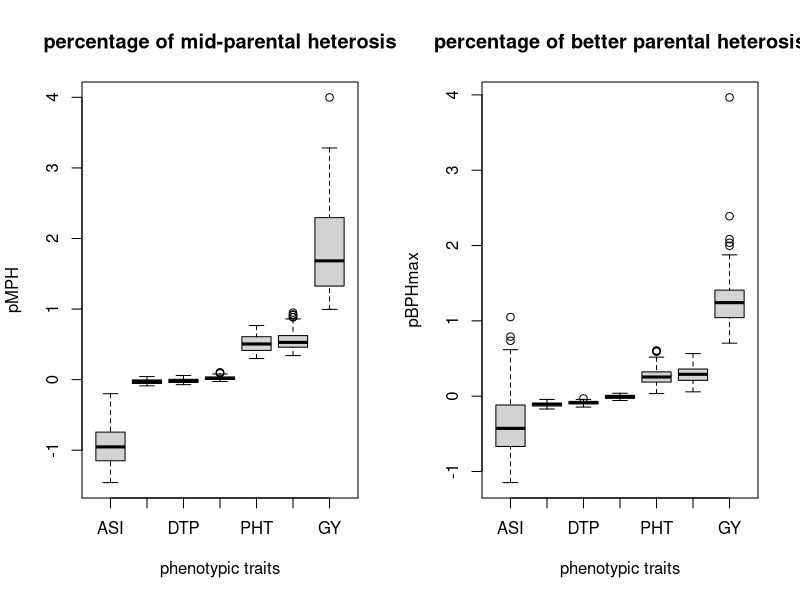

This chart was generated by the following R code:
# Jinliang Yang
# Octo. 27th, 2014
# purpose: levels of heterosis


#######
plot_loh <- function(trait=trait, ...){
  par(mfrow=c(1,2))
  bymed <- with(trait, reorder(trait, pMPH, median))
  boxplot(pMPH ~ bymed, data=trait,
          xlab = "phenotypic traits", ylab= "pMPH", col="lightgray", 
          main="percentage of mid-parental heterosis")
  
  bymed2 <- with(trait, reorder(trait, pBPHmax, median))
  boxplot(pBPHmax ~ bymed2, data=trait,
          xlab = "phenotypic traits", ylab= "pBPHmax", col="lightgray", 
          main="percentage of better parental heterosis")
  
}
#####
trait <- read.csv("data/trait_matrix.csv")
plot_loh(trait=trait)
